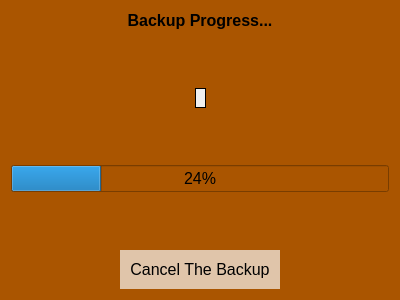
<?xml version="1.0" encoding="UTF-8"?>
<ui version="4.0">
 <class>CProgressDlg</class>
 <widget class="QDialog" name="CProgressDlg">
  <property name="geometry">
   <rect>
    <x>0</x>
    <y>0</y>
    <width>400</width>
    <height>300</height>
   </rect>
  </property>
  <property name="font">
   <font>
    <pointsize>12</pointsize>
   </font>
  </property>
  <property name="windowTitle">
   <string>Progress</string>
  </property>
  <property name="styleSheet">
   <string notr="true">background-color: rgb(170, 85, 0);
</string>
  </property>
  <layout class="QVBoxLayout" name="verticalLayout">
   <item>
    <widget class="QLabel" name="label">
     <property name="font">
      <font>
       <pointsize>12</pointsize>
       <bold>true</bold>
      </font>
     </property>
     <property name="text">
      <string>Backup Progress...</string>
     </property>
     <property name="alignment">
      <set>Qt::AlignmentFlag::AlignCenter</set>
     </property>
    </widget>
   </item>
   <item>
    <spacer name="verticalSpacer">
     <property name="orientation">
      <enum>Qt::Orientation::Vertical</enum>
     </property>
     <property name="sizeHint" stdset="0">
      <size>
       <width>20</width>
       <height>40</height>
      </size>
     </property>
    </spacer>
   </item>
   <item>
    <layout class="QHBoxLayout" name="horizontalLayout">
     <item>
      <spacer name="horizontalSpacer_2">
       <property name="orientation">
        <enum>Qt::Orientation::Horizontal</enum>
       </property>
       <property name="sizeHint" stdset="0">
        <size>
         <width>40</width>
         <height>20</height>
        </size>
       </property>
      </spacer>
     </item>
     <item>
      <widget class="QLabel" name="FileCnt_lbl">
       <property name="sizePolicy">
        <sizepolicy hsizetype="Preferred" vsizetype="Preferred">
         <horstretch>0</horstretch>
         <verstretch>0</verstretch>
        </sizepolicy>
       </property>
       <property name="styleSheet">
        <string notr="true">background-color: rgb(240, 240, 240);
border: 1px solid black</string>
       </property>
       <property name="text">
        <string/>
       </property>
      </widget>
     </item>
     <item>
      <spacer name="horizontalSpacer">
       <property name="orientation">
        <enum>Qt::Orientation::Horizontal</enum>
       </property>
       <property name="sizeHint" stdset="0">
        <size>
         <width>40</width>
         <height>20</height>
        </size>
       </property>
      </spacer>
     </item>
    </layout>
   </item>
   <item>
    <spacer name="verticalSpacer_2">
     <property name="orientation">
      <enum>Qt::Orientation::Vertical</enum>
     </property>
     <property name="sizeHint" stdset="0">
      <size>
       <width>20</width>
       <height>40</height>
      </size>
     </property>
    </spacer>
   </item>
   <item>
    <widget class="QProgressBar" name="Progress_pbar">
     <property name="sizePolicy">
      <sizepolicy hsizetype="Expanding" vsizetype="Fixed">
       <horstretch>0</horstretch>
       <verstretch>0</verstretch>
      </sizepolicy>
     </property>
     <property name="minimumSize">
      <size>
       <width>0</width>
       <height>0</height>
      </size>
     </property>
     <property name="styleSheet">
      <string notr="true">gridline-color: rgb(255, 255, 255);</string>
     </property>
     <property name="value">
      <number>24</number>
     </property>
     <property name="invertedAppearance">
      <bool>false</bool>
     </property>
    </widget>
   </item>
   <item>
    <spacer name="verticalSpacer_3">
     <property name="orientation">
      <enum>Qt::Orientation::Vertical</enum>
     </property>
     <property name="sizeHint" stdset="0">
      <size>
       <width>20</width>
       <height>40</height>
      </size>
     </property>
    </spacer>
   </item>
   <item>
    <layout class="QHBoxLayout" name="horizontalLayout_3">
     <item>
      <spacer name="horizontalSpacer_5">
       <property name="orientation">
        <enum>Qt::Orientation::Horizontal</enum>
       </property>
       <property name="sizeHint" stdset="0">
        <size>
         <width>40</width>
         <height>20</height>
        </size>
       </property>
      </spacer>
     </item>
     <item>
      <widget class="QPushButton" name="Cancel_btn">
       <property name="styleSheet">
        <string notr="true">QPushButton{
padding: 10px; 
background-color: rgb(224, 197, 170); 
border: none  /* nec for hover color to work */
}
QPushButton:pressed{
background-color: rgb(175, 150, 120);
}</string>
       </property>
       <property name="text">
        <string>Cancel The Backup</string>
       </property>
      </widget>
     </item>
     <item>
      <spacer name="horizontalSpacer_4">
       <property name="orientation">
        <enum>Qt::Orientation::Horizontal</enum>
       </property>
       <property name="sizeHint" stdset="0">
        <size>
         <width>40</width>
         <height>20</height>
        </size>
       </property>
      </spacer>
     </item>
    </layout>
   </item>
  </layout>
 </widget>
 <resources/>
 <connections/>
</ui>
